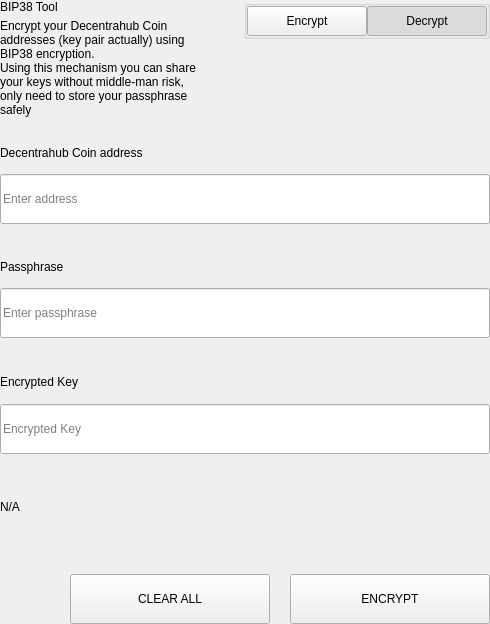
<?xml version="1.0" encoding="UTF-8"?>
<ui version="4.0">
 <class>SettingsBitToolWidget</class>
 <widget class="QWidget" name="SettingsBitToolWidget">
  <property name="geometry">
   <rect>
    <x>0</x>
    <y>0</y>
    <width>490</width>
    <height>624</height>
   </rect>
  </property>
  <property name="windowTitle">
   <string>Form</string>
  </property>
  <layout class="QVBoxLayout" name="verticalLayout">
   <property name="spacing">
    <number>0</number>
   </property>
   <property name="leftMargin">
    <number>0</number>
   </property>
   <property name="topMargin">
    <number>0</number>
   </property>
   <property name="rightMargin">
    <number>0</number>
   </property>
   <property name="bottomMargin">
    <number>0</number>
   </property>
   <item>
    <widget class="QWidget" name="left" native="true">
     <layout class="QVBoxLayout" name="verticalLayout_3">
      <property name="leftMargin">
       <number>0</number>
      </property>
      <property name="topMargin">
       <number>0</number>
      </property>
      <property name="rightMargin">
       <number>0</number>
      </property>
      <property name="bottomMargin">
       <number>0</number>
      </property>
      <item>
       <layout class="QVBoxLayout" name="verticalLayout_2">
        <property name="spacing">
         <number>0</number>
        </property>
        <item>
         <layout class="QHBoxLayout" name="horizontalLayout_3" stretch="3,1">
          <property name="spacing">
           <number>40</number>
          </property>
          <item>
           <layout class="QVBoxLayout" name="verticalLayoutTitle">
            <property name="spacing">
             <number>5</number>
            </property>
            <item>
             <widget class="QLabel" name="labelTitle">
              <property name="text">
               <string>BIP38 Tool</string>
              </property>
             </widget>
            </item>
            <item>
             <widget class="QLabel" name="labelSubtitle1">
              <property name="text">
               <string>Encrypt your Decentrahub Coin addresses (key pair actually) using BIP38 encryption.
Using this mechanism you can share your keys without middle-man risk, only need to store your passphrase safely</string>
              </property>
              <property name="wordWrap">
               <bool>true</bool>
              </property>
             </widget>
            </item>
           </layout>
          </item>
          <item alignment="Qt::AlignTop">
           <widget class="QGroupBox" name="groupBox">
            <property name="title">
             <string/>
            </property>
            <property name="alignment">
             <set>Qt::AlignLeading|Qt::AlignLeft|Qt::AlignTop</set>
            </property>
            <layout class="QHBoxLayout" name="horizontalLayout_4">
             <property name="spacing">
              <number>0</number>
             </property>
             <property name="leftMargin">
              <number>0</number>
             </property>
             <property name="topMargin">
              <number>0</number>
             </property>
             <property name="rightMargin">
              <number>0</number>
             </property>
             <property name="bottomMargin">
              <number>0</number>
             </property>
             <item>
              <spacer name="horizontalSpacer">
               <property name="orientation">
                <enum>Qt::Horizontal</enum>
               </property>
               <property name="sizeHint" stdset="0">
                <size>
                 <width>40</width>
                 <height>20</height>
                </size>
               </property>
              </spacer>
             </item>
             <item>
              <widget class="QPushButton" name="pushLeft">
               <property name="minimumSize">
                <size>
                 <width>120</width>
                 <height>30</height>
                </size>
               </property>
               <property name="maximumSize">
                <size>
                 <width>120</width>
                 <height>30</height>
                </size>
               </property>
               <property name="focusPolicy">
                <enum>Qt::NoFocus</enum>
               </property>
               <property name="text">
                <string>Encrypt</string>
               </property>
               <property name="checkable">
                <bool>true</bool>
               </property>
               <property name="autoExclusive">
                <bool>true</bool>
               </property>
              </widget>
             </item>
             <item>
              <widget class="QPushButton" name="pushRight">
               <property name="minimumSize">
                <size>
                 <width>120</width>
                 <height>30</height>
                </size>
               </property>
               <property name="maximumSize">
                <size>
                 <width>120</width>
                 <height>30</height>
                </size>
               </property>
               <property name="focusPolicy">
                <enum>Qt::NoFocus</enum>
               </property>
               <property name="text">
                <string>Decrypt</string>
               </property>
               <property name="checkable">
                <bool>true</bool>
               </property>
               <property name="checked">
                <bool>true</bool>
               </property>
               <property name="autoExclusive">
                <bool>true</bool>
               </property>
              </widget>
             </item>
            </layout>
           </widget>
          </item>
         </layout>
        </item>
        <item>
         <widget class="QStackedWidget" name="stackedWidget">
          <property name="currentIndex">
           <number>1</number>
          </property>
          <widget class="QWidget" name="pageDecrypt">
           <layout class="QVBoxLayout" name="verticalLayout_5">
            <property name="spacing">
             <number>0</number>
            </property>
            <property name="leftMargin">
             <number>0</number>
            </property>
            <property name="topMargin">
             <number>0</number>
            </property>
            <property name="rightMargin">
             <number>0</number>
            </property>
            <property name="bottomMargin">
             <number>0</number>
            </property>
            <item>
             <widget class="QWidget" name="widget" native="true">
              <property name="minimumSize">
               <size>
                <width>0</width>
                <height>100</height>
               </size>
              </property>
              <layout class="QVBoxLayout" name="verticalLayout_4">
               <property name="spacing">
                <number>0</number>
               </property>
               <property name="leftMargin">
                <number>0</number>
               </property>
               <property name="topMargin">
                <number>0</number>
               </property>
               <property name="rightMargin">
                <number>0</number>
               </property>
               <property name="bottomMargin">
                <number>0</number>
               </property>
               <item>
                <spacer name="verticalSpacer_2">
                 <property name="orientation">
                  <enum>Qt::Vertical</enum>
                 </property>
                 <property name="sizeType">
                  <enum>QSizePolicy::Fixed</enum>
                 </property>
                 <property name="sizeHint" stdset="0">
                  <size>
                   <width>20</width>
                   <height>20</height>
                  </size>
                 </property>
                </spacer>
               </item>
               <item>
                <layout class="QHBoxLayout" name="horizontalLayout_6" stretch="2">
                 <property name="spacing">
                  <number>0</number>
                 </property>
                 <item>
                  <layout class="QVBoxLayout" name="verticalLayout_7">
                   <property name="spacing">
                    <number>9</number>
                   </property>
                   <item>
                    <widget class="QLabel" name="labelSubtitleKey">
                     <property name="minimumSize">
                      <size>
                       <width>0</width>
                       <height>20</height>
                      </size>
                     </property>
                     <property name="maximumSize">
                      <size>
                       <width>16777215</width>
                       <height>20</height>
                      </size>
                     </property>
                     <property name="text">
                      <string>Encrypted key</string>
                     </property>
                    </widget>
                   </item>
                   <item>
                    <widget class="QLineEdit" name="lineEditKey">
                     <property name="minimumSize">
                      <size>
                       <width>0</width>
                       <height>50</height>
                      </size>
                     </property>
                     <property name="maximumSize">
                      <size>
                       <width>16777215</width>
                       <height>50</height>
                      </size>
                     </property>
                     <property name="placeholderText">
                      <string>Enter a encrypted key</string>
                     </property>
                    </widget>
                   </item>
                  </layout>
                 </item>
                </layout>
               </item>
               <item>
                <spacer name="verticalSpacer_3">
                 <property name="orientation">
                  <enum>Qt::Vertical</enum>
                 </property>
                 <property name="sizeType">
                  <enum>QSizePolicy::Fixed</enum>
                 </property>
                 <property name="sizeHint" stdset="0">
                  <size>
                   <width>20</width>
                   <height>20</height>
                  </size>
                 </property>
                </spacer>
               </item>
               <item>
                <layout class="QVBoxLayout" name="verticalLayout_9">
                 <property name="spacing">
                  <number>9</number>
                 </property>
                 <item>
                  <widget class="QLabel" name="labelSubtitlePassphrase">
                   <property name="maximumSize">
                    <size>
                     <width>16777215</width>
                     <height>20</height>
                    </size>
                   </property>
                   <property name="text">
                    <string>Passphrase</string>
                   </property>
                  </widget>
                 </item>
                 <item>
                  <widget class="QLineEdit" name="lineEditPassphrase">
                   <property name="minimumSize">
                    <size>
                     <width>0</width>
                     <height>50</height>
                    </size>
                   </property>
                   <property name="maximumSize">
                    <size>
                     <width>16777215</width>
                     <height>50</height>
                    </size>
                   </property>
                   <property name="placeholderText">
                    <string>Enter a passphrase</string>
                   </property>
                  </widget>
                 </item>
                </layout>
               </item>
               <item>
                <spacer name="verticalSpacer_4">
                 <property name="orientation">
                  <enum>Qt::Vertical</enum>
                 </property>
                 <property name="sizeType">
                  <enum>QSizePolicy::Fixed</enum>
                 </property>
                 <property name="sizeHint" stdset="0">
                  <size>
                   <width>20</width>
                   <height>20</height>
                  </size>
                 </property>
                </spacer>
               </item>
               <item>
                <widget class="QWidget" name="widget_3" native="true">
                 <property name="sizePolicy">
                  <sizepolicy hsizetype="Preferred" vsizetype="Fixed">
                   <horstretch>0</horstretch>
                   <verstretch>0</verstretch>
                  </sizepolicy>
                 </property>
                 <layout class="QVBoxLayout" name="verticalLayout_10">
                  <property name="spacing">
                   <number>9</number>
                  </property>
                  <property name="leftMargin">
                   <number>0</number>
                  </property>
                  <property name="topMargin">
                   <number>0</number>
                  </property>
                  <property name="rightMargin">
                   <number>0</number>
                  </property>
                  <property name="bottomMargin">
                   <number>0</number>
                  </property>
                  <item>
                   <widget class="QLabel" name="labelSubtitleDecryptResult">
                    <property name="minimumSize">
                     <size>
                      <width>0</width>
                      <height>20</height>
                     </size>
                    </property>
                    <property name="maximumSize">
                     <size>
                      <width>16777215</width>
                      <height>20</height>
                     </size>
                    </property>
                    <property name="text">
                     <string>Decrypted address result</string>
                    </property>
                   </widget>
                  </item>
                  <item>
                   <widget class="QWidget" name="widget_4" native="true">
                    <layout class="QHBoxLayout" name="horizontalLayout" stretch="6,0,1">
                     <property name="spacing">
                      <number>0</number>
                     </property>
                     <property name="leftMargin">
                      <number>0</number>
                     </property>
                     <property name="topMargin">
                      <number>0</number>
                     </property>
                     <property name="rightMargin">
                      <number>0</number>
                     </property>
                     <property name="bottomMargin">
                      <number>0</number>
                     </property>
                     <item alignment="Qt::AlignVCenter">
                      <widget class="QLineEdit" name="lineEditDecryptResult">
                       <property name="minimumSize">
                        <size>
                         <width>0</width>
                         <height>50</height>
                        </size>
                       </property>
                       <property name="maximumSize">
                        <size>
                         <width>16777215</width>
                         <height>50</height>
                        </size>
                       </property>
                       <property name="placeholderText">
                        <string>Decrypted Address</string>
                       </property>
                      </widget>
                     </item>
                     <item>
                      <spacer name="horizontalSpacer_4">
                       <property name="orientation">
                        <enum>Qt::Horizontal</enum>
                       </property>
                       <property name="sizeType">
                        <enum>QSizePolicy::Fixed</enum>
                       </property>
                       <property name="sizeHint" stdset="0">
                        <size>
                         <width>20</width>
                         <height>50</height>
                        </size>
                       </property>
                      </spacer>
                     </item>
                     <item>
                      <widget class="QPushButton" name="pushButtonImport">
                       <property name="minimumSize">
                        <size>
                         <width>140</width>
                         <height>40</height>
                        </size>
                       </property>
                       <property name="text">
                        <string>Import Address</string>
                       </property>
                      </widget>
                     </item>
                    </layout>
                   </widget>
                  </item>
                 </layout>
                </widget>
               </item>
               <item>
                <widget class="QLabel" name="statusLabel_DEC">
                 <property name="maximumSize">
                  <size>
                   <width>16777215</width>
                   <height>40</height>
                  </size>
                 </property>
                 <property name="text">
                  <string/>
                 </property>
                </widget>
               </item>
               <item>
                <spacer name="verticalSpacer">
                 <property name="orientation">
                  <enum>Qt::Vertical</enum>
                 </property>
                 <property name="sizeType">
                  <enum>QSizePolicy::Preferred</enum>
                 </property>
                 <property name="sizeHint" stdset="0">
                  <size>
                   <width>20</width>
                   <height>20</height>
                  </size>
                 </property>
                </spacer>
               </item>
               <item>
                <layout class="QHBoxLayout" name="horizontalLayout_7">
                 <property name="spacing">
                  <number>0</number>
                 </property>
                 <item>
                  <spacer name="horizontalSpacer_5">
                   <property name="orientation">
                    <enum>Qt::Horizontal</enum>
                   </property>
                   <property name="sizeType">
                    <enum>QSizePolicy::Expanding</enum>
                   </property>
                   <property name="sizeHint" stdset="0">
                    <size>
                     <width>40</width>
                     <height>20</height>
                    </size>
                   </property>
                  </spacer>
                 </item>
                 <item>
                  <widget class="QPushButton" name="pushButtonDecryptClear">
                   <property name="minimumSize">
                    <size>
                     <width>200</width>
                     <height>50</height>
                    </size>
                   </property>
                   <property name="maximumSize">
                    <size>
                     <width>200</width>
                     <height>50</height>
                    </size>
                   </property>
                   <property name="text">
                    <string>CLEAR</string>
                   </property>
                  </widget>
                 </item>
                 <item>
                  <spacer name="horizontalSpacer_3">
                   <property name="orientation">
                    <enum>Qt::Horizontal</enum>
                   </property>
                   <property name="sizeType">
                    <enum>QSizePolicy::Fixed</enum>
                   </property>
                   <property name="sizeHint" stdset="0">
                    <size>
                     <width>20</width>
                     <height>20</height>
                    </size>
                   </property>
                  </spacer>
                 </item>
                 <item>
                  <widget class="QPushButton" name="pushButtonDecrypt">
                   <property name="minimumSize">
                    <size>
                     <width>200</width>
                     <height>50</height>
                    </size>
                   </property>
                   <property name="maximumSize">
                    <size>
                     <width>200</width>
                     <height>50</height>
                    </size>
                   </property>
                   <property name="text">
                    <string>DECRYPT KEY</string>
                   </property>
                  </widget>
                 </item>
                </layout>
               </item>
              </layout>
             </widget>
            </item>
           </layout>
          </widget>
          <widget class="QWidget" name="pageEncrypt">
           <layout class="QVBoxLayout" name="verticalLayout_11">
            <property name="spacing">
             <number>0</number>
            </property>
            <property name="leftMargin">
             <number>0</number>
            </property>
            <property name="topMargin">
             <number>0</number>
            </property>
            <property name="rightMargin">
             <number>0</number>
            </property>
            <property name="bottomMargin">
             <number>0</number>
            </property>
            <item>
             <spacer name="verticalSpacer_8">
              <property name="orientation">
               <enum>Qt::Vertical</enum>
              </property>
              <property name="sizeType">
               <enum>QSizePolicy::Fixed</enum>
              </property>
              <property name="sizeHint" stdset="0">
               <size>
                <width>20</width>
                <height>20</height>
               </size>
              </property>
             </spacer>
            </item>
            <item>
             <widget class="QWidget" name="containerAddressEnc" native="true">
              <layout class="QVBoxLayout" name="containerAddressEncLayout">
               <property name="spacing">
                <number>5</number>
               </property>
               <property name="leftMargin">
                <number>0</number>
               </property>
               <property name="topMargin">
                <number>0</number>
               </property>
               <property name="rightMargin">
                <number>0</number>
               </property>
               <property name="bottomMargin">
                <number>0</number>
               </property>
               <item>
                <widget class="QLabel" name="labelSubtitleAddress">
                 <property name="minimumSize">
                  <size>
                   <width>0</width>
                   <height>20</height>
                  </size>
                 </property>
                 <property name="maximumSize">
                  <size>
                   <width>16777215</width>
                   <height>20</height>
                  </size>
                 </property>
                 <property name="text">
                  <string>Decentrahub Coin address</string>
                 </property>
                </widget>
               </item>
               <item>
                <widget class="QLineEdit" name="addressIn_ENC">
                 <property name="minimumSize">
                  <size>
                   <width>0</width>
                   <height>50</height>
                  </size>
                 </property>
                 <property name="placeholderText">
                  <string>Enter address</string>
                 </property>
                </widget>
               </item>
              </layout>
             </widget>
            </item>
            <item>
             <spacer name="verticalSpacer_6">
              <property name="orientation">
               <enum>Qt::Vertical</enum>
              </property>
              <property name="sizeType">
               <enum>QSizePolicy::Fixed</enum>
              </property>
              <property name="sizeHint" stdset="0">
               <size>
                <width>20</width>
                <height>20</height>
               </size>
              </property>
             </spacer>
            </item>
            <item>
             <widget class="QWidget" name="containerAddress" native="true">
              <layout class="QHBoxLayout" name="horizontalLayout_9" stretch="2">
               <property name="spacing">
                <number>0</number>
               </property>
               <property name="leftMargin">
                <number>0</number>
               </property>
               <property name="topMargin">
                <number>0</number>
               </property>
               <property name="rightMargin">
                <number>0</number>
               </property>
               <property name="bottomMargin">
                <number>0</number>
               </property>
               <item>
                <layout class="QVBoxLayout" name="verticalLayout_8">
                 <property name="spacing">
                  <number>5</number>
                 </property>
                 <item>
                  <widget class="QLabel" name="labelSubtitleMessage">
                   <property name="minimumSize">
                    <size>
                     <width>0</width>
                     <height>20</height>
                    </size>
                   </property>
                   <property name="maximumSize">
                    <size>
                     <width>16777215</width>
                     <height>20</height>
                    </size>
                   </property>
                   <property name="text">
                    <string>Passphrase</string>
                   </property>
                  </widget>
                 </item>
                 <item>
                  <widget class="QLineEdit" name="passphraseIn_ENC">
                   <property name="minimumSize">
                    <size>
                     <width>0</width>
                     <height>50</height>
                    </size>
                   </property>
                   <property name="maximumSize">
                    <size>
                     <width>16777215</width>
                     <height>50</height>
                    </size>
                   </property>
                   <property name="placeholderText">
                    <string>Enter passphrase</string>
                   </property>
                  </widget>
                 </item>
                </layout>
               </item>
              </layout>
             </widget>
            </item>
            <item>
             <spacer name="verticalSpacer_7">
              <property name="orientation">
               <enum>Qt::Vertical</enum>
              </property>
              <property name="sizeType">
               <enum>QSizePolicy::Fixed</enum>
              </property>
              <property name="sizeHint" stdset="0">
               <size>
                <width>20</width>
                <height>20</height>
               </size>
              </property>
             </spacer>
            </item>
            <item>
             <widget class="QWidget" name="widget_2" native="true">
              <property name="minimumSize">
               <size>
                <width>0</width>
                <height>75</height>
               </size>
              </property>
              <property name="maximumSize">
               <size>
                <width>16777215</width>
                <height>16777215</height>
               </size>
              </property>
              <layout class="QVBoxLayout" name="verticalLayout_6">
               <property name="leftMargin">
                <number>0</number>
               </property>
               <property name="topMargin">
                <number>0</number>
               </property>
               <property name="rightMargin">
                <number>0</number>
               </property>
               <property name="bottomMargin">
                <number>0</number>
               </property>
               <item>
                <widget class="QLabel" name="labelSubtitleEncryptedKey">
                 <property name="minimumSize">
                  <size>
                   <width>0</width>
                   <height>20</height>
                  </size>
                 </property>
                 <property name="maximumSize">
                  <size>
                   <width>16777215</width>
                   <height>20</height>
                  </size>
                 </property>
                 <property name="text">
                  <string>Encrypted Key</string>
                 </property>
                </widget>
               </item>
               <item>
                <widget class="QLineEdit" name="encryptedKeyOut_ENC">
                 <property name="minimumSize">
                  <size>
                   <width>0</width>
                   <height>50</height>
                  </size>
                 </property>
                 <property name="placeholderText">
                  <string>Encrypted Key</string>
                 </property>
                </widget>
               </item>
              </layout>
             </widget>
            </item>
            <item>
             <widget class="QLabel" name="statusLabel_ENC">
              <property name="text">
               <string notr="true">N/A</string>
              </property>
             </widget>
            </item>
            <item>
             <spacer name="verticalSpacer_5">
              <property name="orientation">
               <enum>Qt::Vertical</enum>
              </property>
              <property name="sizeType">
               <enum>QSizePolicy::Fixed</enum>
              </property>
              <property name="sizeHint" stdset="0">
               <size>
                <width>20</width>
                <height>20</height>
               </size>
              </property>
             </spacer>
            </item>
            <item>
             <layout class="QHBoxLayout" name="horizontalLayout_8">
              <property name="spacing">
               <number>0</number>
              </property>
              <item>
               <spacer name="horizontalSpacer_6">
                <property name="orientation">
                 <enum>Qt::Horizontal</enum>
                </property>
                <property name="sizeType">
                 <enum>QSizePolicy::Expanding</enum>
                </property>
                <property name="sizeHint" stdset="0">
                 <size>
                  <width>40</width>
                  <height>20</height>
                 </size>
                </property>
               </spacer>
              </item>
              <item>
               <widget class="QPushButton" name="pushButtonClear">
                <property name="minimumSize">
                 <size>
                  <width>200</width>
                  <height>50</height>
                 </size>
                </property>
                <property name="focusPolicy">
                 <enum>Qt::NoFocus</enum>
                </property>
                <property name="text">
                 <string>CLEAR ALL</string>
                </property>
               </widget>
              </item>
              <item>
               <spacer name="horizontalSpacer_2">
                <property name="orientation">
                 <enum>Qt::Horizontal</enum>
                </property>
                <property name="sizeType">
                 <enum>QSizePolicy::Fixed</enum>
                </property>
                <property name="sizeHint" stdset="0">
                 <size>
                  <width>20</width>
                  <height>20</height>
                 </size>
                </property>
               </spacer>
              </item>
              <item>
               <widget class="QPushButton" name="pushButtonEncrypt">
                <property name="minimumSize">
                 <size>
                  <width>200</width>
                  <height>50</height>
                 </size>
                </property>
                <property name="maximumSize">
                 <size>
                  <width>200</width>
                  <height>50</height>
                 </size>
                </property>
                <property name="focusPolicy">
                 <enum>Qt::NoFocus</enum>
                </property>
                <property name="text">
                 <string>ENCRYPT</string>
                </property>
               </widget>
              </item>
             </layout>
            </item>
           </layout>
          </widget>
         </widget>
        </item>
       </layout>
      </item>
     </layout>
    </widget>
   </item>
  </layout>
 </widget>
 <resources/>
 <connections/>
</ui>
